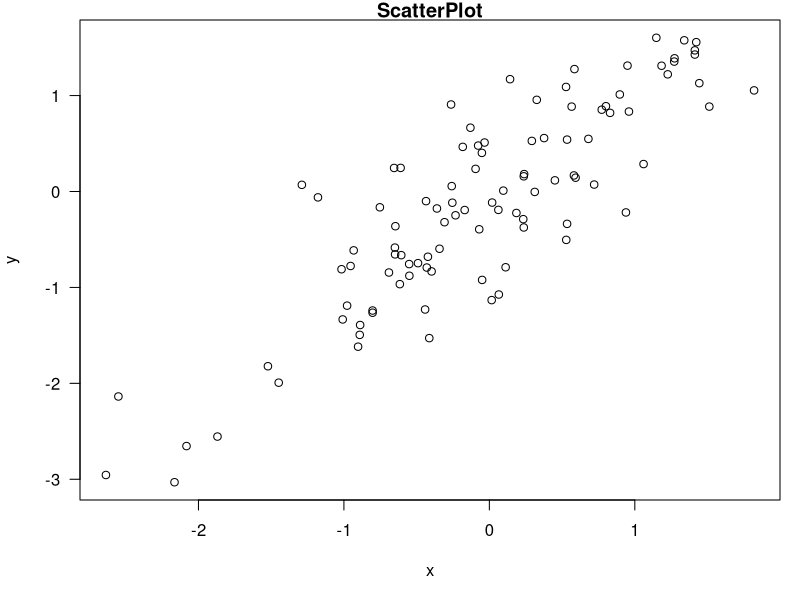

This chart was generated by the following R code:
## ---- chunk 1
library(knitr) 
opts_chunk$set(echo=FALSE,results ="hide")
## ---- chunk 2
x<- rnorm(100)
y<- x+rnorm(100,sd=0.5)
## ---- chunk 3
par(mar=c(5,4,1,1),las=1)
plot(x,y,main = "ScatterPlot")
